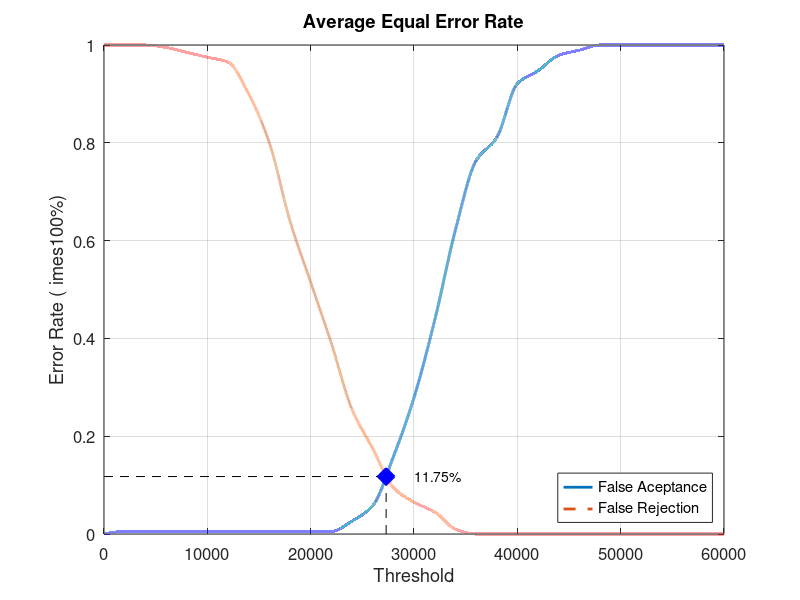
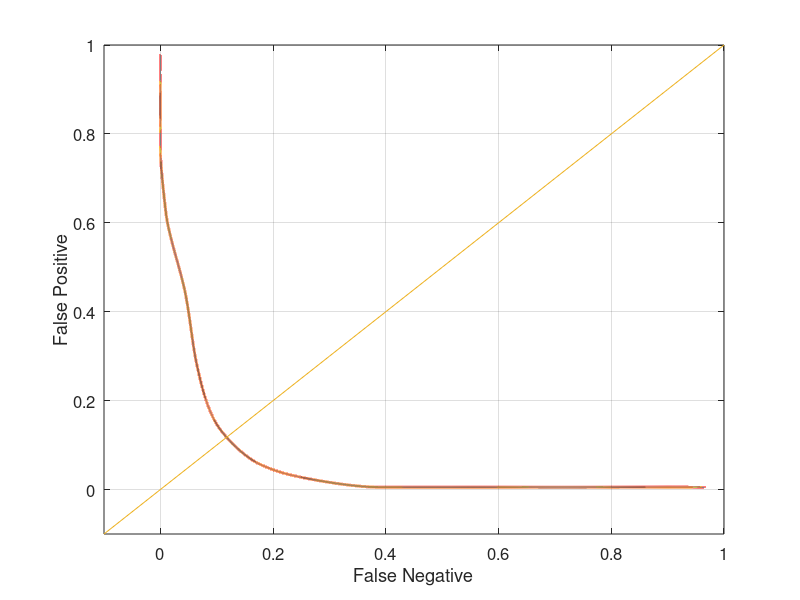

Here is the MATLAB script that generated these plots, in order:
close all;
clear;
clc;
x = 0:2000:60000;
xq = 0:0.5:60000;

y0 = [0 0.00526316 0.00526316 0.00526316 0.00526316 0.00526316 0.00526316 0.00526316 0.00526316 0.00526316 0.00526316 0.00526316 0.0263158 0.0578947 0.157895 0.278947 0.436842 0.621053 0.763158 0.810526 0.921053 0.947368 0.978947 0.989474 1 1 1 1 1 1 1]
yy0 = interp1(x, y0, xq, 'pchip');
y1 = [1 1 1 0.995 0.985 0.975 0.965 0.9 0.8 0.64 0.515 0.39 0.255 0.175 0.095 0.065 0.045 0.01 0 0 0 0 0 0 0 0 0 0 0 0 0]
yy1 = interp1(x, y1, xq, 'pchip');

% Calculating EER: 
y2 = abs(y0 - y1);
find(y2 == min(y2))
yy2 = abs(yy0 - yy1);
xEER = find(yy2 == min(yy2));
xEERIndex = xq(xEER) % X-axis EER
yEER = yy0(xEER) % Y-axis EER

main = figure
plot(xq, yy0,'-','LineWidth', 2);	hold on
plot(xq, yy1,'--','LineWidth', 2);	hold on
plot([xEERIndex xEERIndex], [0 yEER], 'k--');	hold on
plot([0 xEERIndex], [yEER yEER], 'k--');	hold on
plot(xEERIndex, yEER, 'bx', 'LineWidth', 10);	hold on
text(xEERIndex + 10 * xEERIndex / 100, yEER, [num2str(round((10000 * yEER)) / 100) '%'])
legend('False Aceptance', 'False Rejection', 'Location', 'SouthEast')
xlabel('Threshold')
ylabel('Error Rate (	imes100%)')
title('Average Equal Error Rate')
set(gca, 'FontSize', 12)
axis([0 60000 0 1])
grid on

print(main, 'Database2_2Main', '-dpng');
FNRxFPR = figure('Color', [1 1 1]);
plot(yy1, yy0, '-', yy1, yy0, 'LineWidth', 2);
hold on
y = -0.1:0.1:1
plot(y, y); 
set(gca, 'FontSize', 12)
xlabel('False Negative')
ylabel('False Positive')
axis([-0.1 1 -0.1 1])
set(gca, 'FontSize', 12)
grid on

print(FNRxFPR, 'Database2_2FNRxFPR','-dpng');
